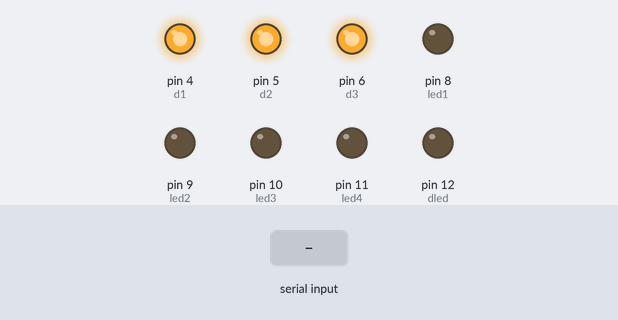
Recording of a sketch running on a simulated Arduino Uno, built with avr-gcc and run on an emulated ATmega328P. Shown: output pins drawn as LEDs (lit = HIGH). The test bench sets the inputs (shaded band). Pins used as bus, display or sensor lines are not drawn.

Above: at 1.2 s.
1.3 s: "a" received over Serial
At 3.3 s:
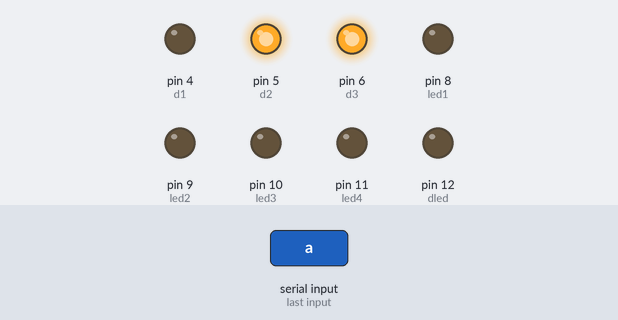
4.3 s: "1" received over Serial
At 5.0 s:
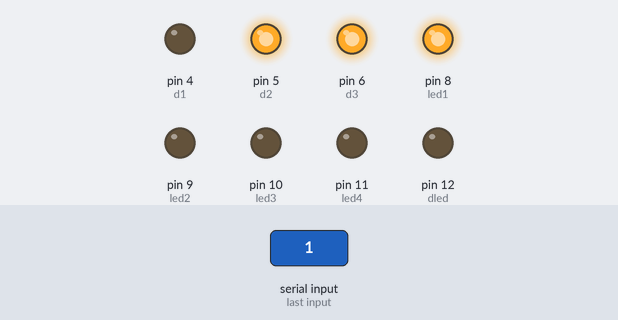
5.8 s: "2" received over Serial
At 6.1 s:
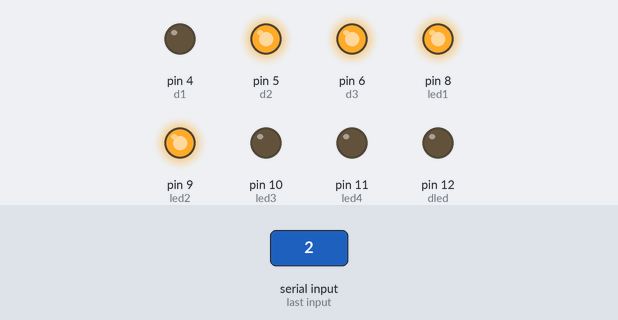
7.3 s: "3" received over Serial
At 8.5 s:
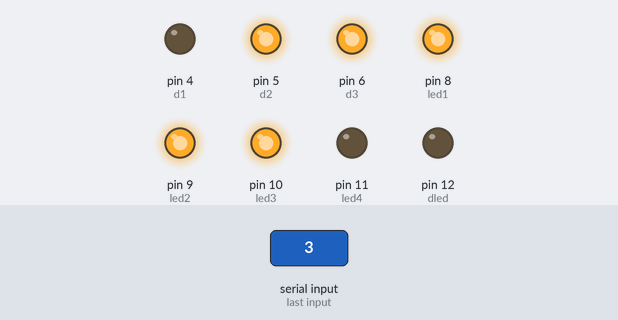
8.8 s: "4" received over Serial
At 9.6 s:
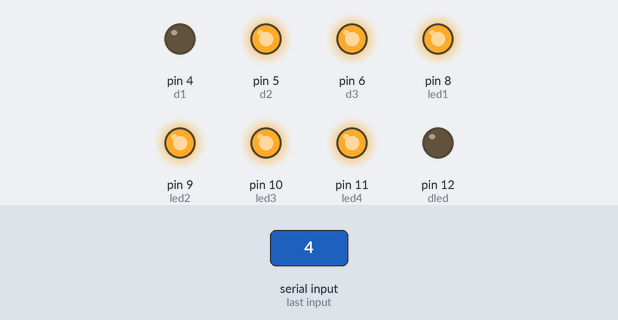
10.3 s: "b" received over Serial
At 12.5 s:
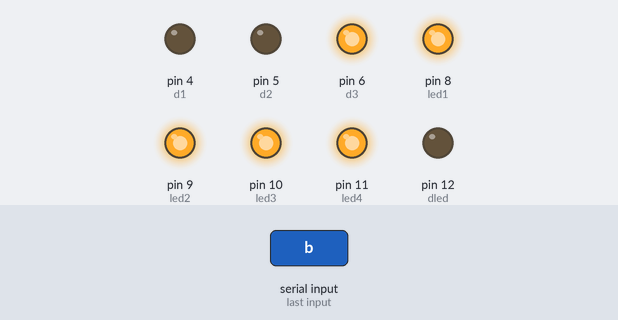
Timing chart, 0 to 14.0 s (numbered marks = the images above; inputs shaded):
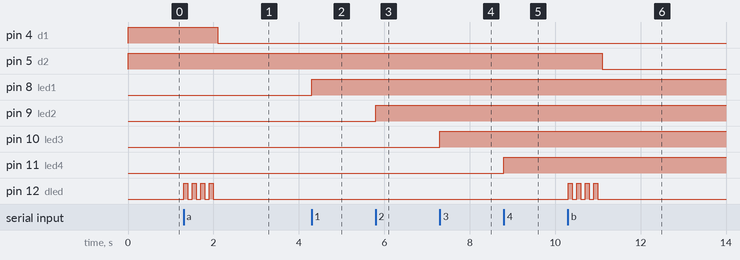

The sketch:

serial_comm.ino
```cpp
const int led1=8;
const int led2=9;
const int led3=10;
const int led4=11;
const int dled=12;

int databyte;
bool c1=0,c2=0,c3=0,c4=0;

const int d1=4;
const int d2=5;
const int d3=6;
const int d4=7;

void setup() {
  // put your setup code here, to run once:
  Serial.begin(9600);
  pinMode(led1,OUTPUT);
  pinMode(led2,OUTPUT);
  pinMode(led3,OUTPUT);
  pinMode(led4,OUTPUT);
  pinMode(dled,OUTPUT);
  pinMode(d1,OUTPUT);
  pinMode(d2,OUTPUT);
  pinMode(d3,OUTPUT);
  pinMode(d4,OUTPUT);
  digitalWrite(dled,LOW);
  digitalWrite(d1,HIGH);
  digitalWrite(d2,HIGH);
  digitalWrite(d3,HIGH);
  digitalWrite(d4,HIGH);
}

void loop() {
  // put your main code here, to run repeatedly:
  if(Serial.available()>0){
    databyte=Serial.read();
    //Selection
    if(databyte=='1'){
      digitalWrite(led1,HIGH);
      digitalWrite(led2,LOW);
      digitalWrite(led3,LOW);
      digitalWrite(led4,LOW);
    }
    else if(databyte=='2'){
      digitalWrite(led1,HIGH);
      digitalWrite(led2,HIGH);
      digitalWrite(led3,LOW);
      digitalWrite(led4,LOW);
    }
    else if(databyte=='3'){
      digitalWrite(led1,HIGH);
      digitalWrite(led2,HIGH);
      digitalWrite(led3,HIGH);
      digitalWrite(led4,LOW);
    }
    else if(databyte=='4'){
      digitalWrite(led1,HIGH);
      digitalWrite(led2,HIGH);
      digitalWrite(led3,HIGH);
      digitalWrite(led4,HIGH);
    }
    else if(databyte=='0'){
      digitalWrite(led1,HIGH);
      digitalWrite(led2,HIGH);
      digitalWrite(led3,HIGH);
      digitalWrite(led4,HIGH);
      delay(300);
      digitalWrite(led1,LOW);
      digitalWrite(led2,LOW);
      digitalWrite(led3,LOW);
      digitalWrite(led4,LOW);
    }
    if(databyte=='a'){
      confirmation();
      if(c1==0){
        digitalWrite(d1,LOW);
        c1=1;
      }
      else if(c1==1){
        digitalWrite(d1,HIGH);
        c1=0;
      }
    }
    else if(databyte=='b'){
      confirmation();
      if(c2==0){
        digitalWrite(d2,LOW);
        c2=1;
      }
      else if(c2==1){
        digitalWrite(d2,HIGH);
        c2=0;
      }
    }
    else if(databyte=='c'){
      confirmation();
      if(c3==0){
        digitalWrite(d3,LOW);
        c3=1;
      }
      else if(c3==1){
        digitalWrite(d3,HIGH);
        c3=0;
      }
    }
    else if(databyte=='d'){
      confirmation();
      if(c4==0){
        digitalWrite(d4,LOW);
        c4=1;
      }
      else if(c4==1){
        digitalWrite(d4,HIGH);
        c4=0;
      }
    }
    else if(databyte=='s'){
      confirmation();
      digitalWrite(d1,HIGH);
      digitalWrite(d2,HIGH);
      digitalWrite(d3,HIGH);
      digitalWrite(d4,HIGH);
    }
    else{}
    Serial.flush();
  }
}
void confirmation(){
  for(int i=0;i<4;i++){
     digitalWrite(dled,HIGH);
     delay(100);
     digitalWrite(dled,LOW);
     delay(100);
  }
}
```

Measured:
- after the input at 1.3 s, pin 4 (d1): HIGH → LOW after 0.80 s; pin 12 (dled): alternates HIGH for 0.10 s and LOW for 0.10 s, 8 changes in all, then stays LOW, starting at once
- after the input at 4.3 s, pin 8 (led1): LOW → HIGH at once
- after the input at 5.8 s, pin 9 (led2): LOW → HIGH at once
- after the input at 7.3 s, pin 10 (led3): LOW → HIGH at once
- after the input at 8.8 s, pin 11 (led4): LOW → HIGH at once
- after the input at 10.3 s, pin 5 (d2): HIGH → LOW after 0.80 s; pin 12 (dled): alternates HIGH for 0.10 s and LOW for 0.10 s, 8 changes in all, then stays LOW, starting at once
